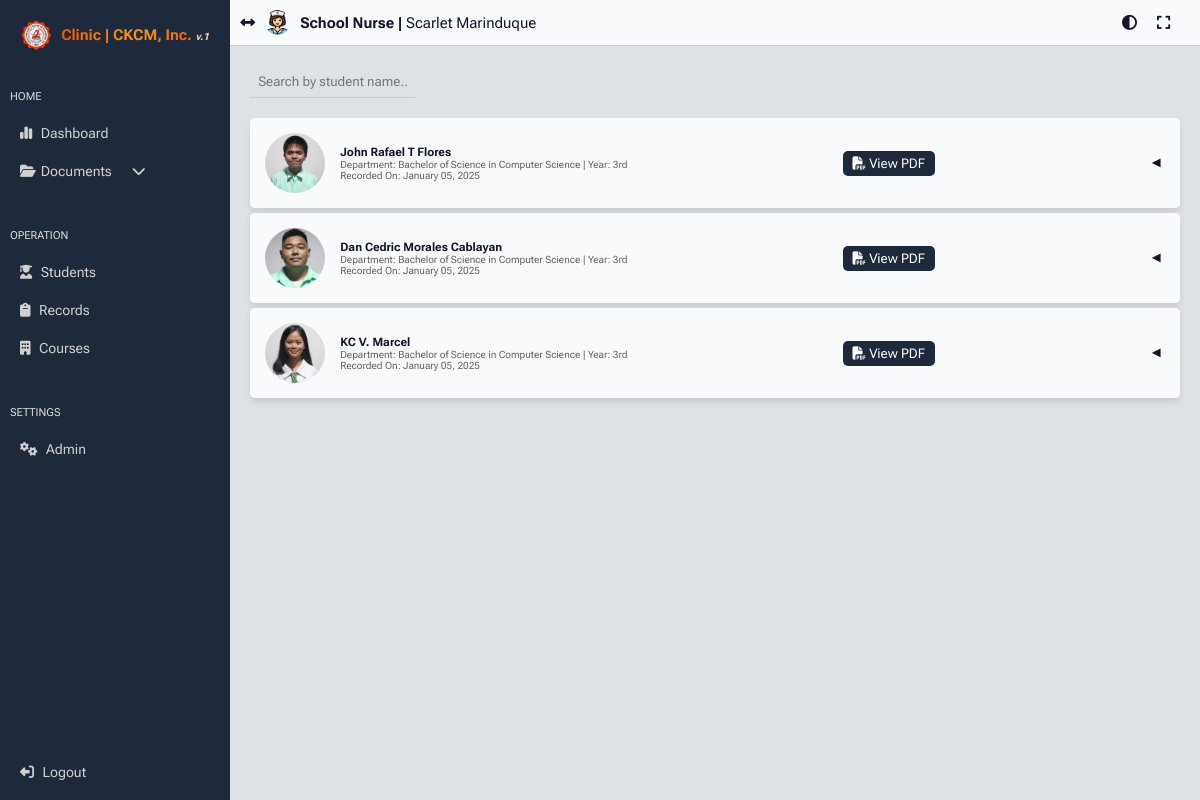
The page /admin/student_reports.php (signed in) on the database its author committed.
### tables this page shows
CREATE TABLE `student_tbl` (
  `user_id` int(11) NOT NULL,
  `student_id` bigint(255) NOT NULL,
  `password` text NOT NULL,
  `first_name` varchar(255) NOT NULL,
  `middle_name` varchar(255) NOT NULL,
  `last_name` varchar(255) NOT NULL,
  `extension` text NOT NULL,
  `email` text NOT NULL,
  `gender` varchar(50) NOT NULL,
  `birthdate` date NOT NULL,
  `age` int(255) NOT NULL,
  `birth_place` text NOT NULL,
  `marital_status` text NOT NULL,
  `address` text NOT NULL,
  `religion` text NOT NULL,
  `additional_info` text NOT NULL,
  `department` text NOT NULL,
  `year_level` text NOT NULL,
  `profile_picture` text NOT NULL,
  `blood_pressure` text NOT NULL,
  `temperature` text NOT NULL,
  `pulse_rate` text NOT NULL,
  `respiratory_rate` text NOT NULL,
  `height` text NOT NULL,
  `weight` text NOT NULL,
  `eperson1_name` text NOT NULL,
  `eperson1_phone` bigint(20) NOT NULL,
  `eperson1_relationship` text NOT NULL,
  `eperson2_name` text NOT NULL,
  `eperson2_phone` bigint(20) NOT NULL,
  `eperson2_relationship` text NOT NULL,
  `health_record` text NOT NULL,
  `datetime_recorded` datetime NOT NULL
);

### admin/student_reports.php (the view, shortened to what this page needs)
<?php
require '../config/db_connect.php';
$searchTerm = '%';
$studentQuery = "SELECT `student_id`, `first_name`, `middle_name`, `last_name`, `extension`, `department`, `year_level`, `profile_picture`, `datetime_recorded`
                 FROM `student_tbl`
                 WHERE CONCAT(`first_name`, ' ', `middle_name`, ' ', `last_name`, ' ', `extension`) LIKE ?";
$stmt = $conn->prepare($studentQuery);
$stmt->bind_param("s", $searchTerm);
$stmt->execute();
$studentsResult = $stmt->get_result();
?>
<!DOCTYPE html>
<html lang="en">
<head>
    <link rel="stylesheet" href="../css/main.css?v=<?php echo time(); ?>">
</head>
<body>
    <?php include 'side_nav.php'; ?>
    <div class="main-content">
        <?php include 'header.php'; ?>
        <div class="content">
            <input type="text" id="search-bar" placeholder="Search by student name..." />
            <div class="report-container" id="report-container">
                <?php if ($studentsResult->num_rows > 0): ?>
                    <?php while ($student = $studentsResult->fetch_assoc()): ?>
                        <div class="student-card" data-student-name="<?php echo strtolower($student['first_name'] . ' ' . $student['middle_name'] . ' ' . $student['last_name'] . ' ' . $student['extension']); ?>">
                            <div class="student-header" onclick="toggleRecords('<?php echo $student['student_id']; ?>')">
                                <img src="../student_pic/<?php echo $student['profile_picture']; ?>" alt="Profile Picture" />
                                <div>
                                    <h3><?php echo $student['first_name'] . ' ' . $student['middle_name'] . ' ' . $student['last_name'] . ' ' . $student['extension']; ?></h3>
                                    <p>Department: <?php echo $student['department']; ?> | Year: <?php echo $student['year_level']; ?></p>
                                    <p>Recorded On: <?php echo date('F d, Y', strtotime($student['datetime_recorded'])); ?></p>
                                </div>
                                <form action="generate_pdf.php" method="post" target="_blank" style="margin-left: auto;">
                                    <button type="submit" class="pdf-btn"><i class="fa-solid fa-file-pdf"></i> View PDF</button>
                                </form>
                                <span class="arrow">&#9660;</span>
                            </div>
                        </div>
                    <?php endwhile; ?>
                <?php else: ?>
                    <p>No student data available.</p>
                <?php endif; ?>
            </div>
        </div>
    </div>
</body>
</html>

### css/main.css (style rules this page uses)
:root { font-size: 62.5%; --text-color: #0F172A; --text-hover: #0f172acb; --text-hover2: #dfdfdf; --text-color2: #606060; --background-color: #F8F9FA; --background-color2: #DEE2E6; --border-color: #CCCCCC; --color1: #EB5704; --color1b: #b54200; --color2: #EBB009; --color2b: #c18f05; --color3: #0F172A; --color3b: #1E293B; --color4: #F8FAFC; --color5: rgb(0, 0, 170); --color6: red; --color6b: rgba(255, 0, 0, 0.741); --button-bg: #0F172A; --button-text: #F8FAFC; }
* { margin: 0; padding: 0; box-sizing: border-box; scroll-behavior: smooth; font-family: "Roboto Flex", serif; }
body { font-family: Arial, sans-serif; background-color: var(--background-color2); display: flex; }
button, a { cursor: pointer; color: var(--text-color); }
input, select { padding: 8px; color: var(--text-color); background-color: var(--background-color2); border: 0; border-bottom: 1px solid var(--border-color) }

### admin/side_nav.php (style rules this page uses)
.main-content { display: flex; flex-direction: column; width: 100%; }

### admin/student_reports.php (style rules this page uses)
.main-content { display: flex; flex-direction: column; width: 100%; }
.content { padding: 20px; }
.report-container { display: flex; flex-direction: column; gap: 5px; }
.student-card { background: var(--color4); border-radius: 5px; box-shadow: 0 4px 6px rgba(0, 0, 0, 0.1); overflow: hidden; }
.student-header { display: flex; align-items: center; gap: 15px; padding: 15px; cursor: pointer; background: var(--color4); color: var(--text-color); }
.student-header img { width: 60px; height: 60px; border-radius: 50%; object-fit: cover; }
.student-header h3 { margin: 0; }
.student-header p { color: var(--text-color2); }
.student-header .arrow { margin-left: auto; font-size: 1.5rem; transform: rotate(90deg); transition: transform 0.3s ease; }
.pdf-btn { padding: 5px 10px; background: var(--color3b); color: #fff; border: none; border-radius: 5px; cursor: pointer; }
#search-bar { margin-bottom: 20px; }

### rows shown on the page
student_tbl: profile_picture (picture), first_name "John Rafael", middle_name "T", last_name "Flores", department "Bachelor of Science in Computer Science", year_level "3rd", datetime_recorded "January 05, 2025"
student_tbl: profile_picture (picture), first_name "Dan Cedric", middle_name "Morales", last_name "Cablayan", department "Bachelor of Science in Computer Science", year_level "3rd", datetime_recorded "January 05, 2025"
student_tbl: profile_picture (picture), first_name "KC", middle_name "V.", last_name "Marcel", department "Bachelor of Science in Computer Science", year_level "3rd", datetime_recorded "January 05, 2025"

### other values the page prints
$_SESSION['admin_position'] "School Nurse"
$_SESSION['admin_name'] "Scarlet Marinduque"
